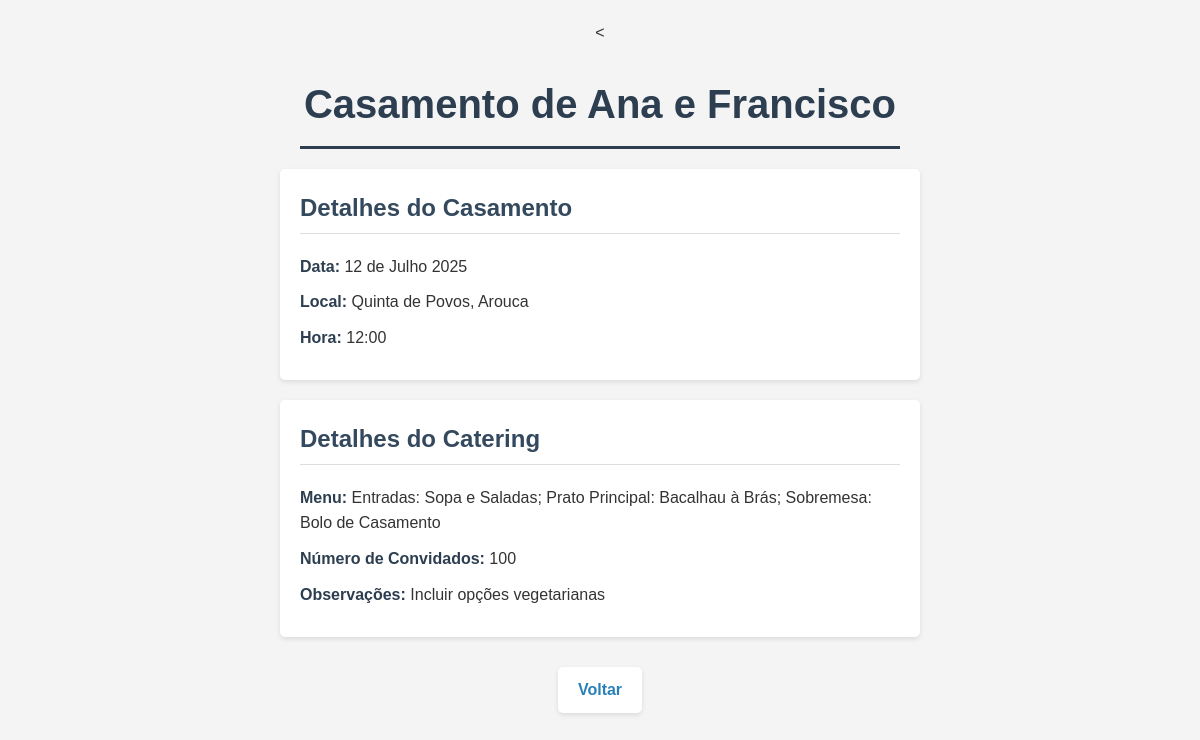
The page /casamento on the database its author committed.
### tables this page shows
CREATE TABLE casamento (
                id INTEGER PRIMARY KEY,
                data TEXT NOT NULL,
                local TEXT NOT NULL,
                hora TEXT NOT NULL
            );

CREATE TABLE catering (
                id INTEGER PRIMARY KEY,
                menu TEXT NOT NULL,
                numero_convidados INTEGER NOT NULL,
                observacoes TEXT,
                data_atualizacao TEXT NOT NULL
            );

### app.py (the view, shortened to what this page needs)
@app.route('/casamento', methods=['GET', 'POST'])
def casamento():
    casamento_info = get_casamento_details()
    catering_info = get_catering()
    if casamento_info is None or catering_info is None:
        return "Erro ao carregar detalhes do casamento ou catering.", 500
    return render_template('casamento.html', casamento=casamento_info, catering=catering_info)

### casamento.py (called while the page is built)
def get_db_connection():
    try:
        conn = sqlite3.connect(DATABASE_PATH)
        conn.row_factory = sqlite3.Row
        return conn
    except sqlite3.Error as e:
        print(f"Erro ao conectar ao banco de dados: {e}")
        raise

def get_casamento_details():
    conn = get_db_connection()
    try:
        casamento_info = conn.execute('SELECT * FROM casamento WHERE id = 1').fetchone()
        return casamento_info
    except sqlite3.Error as e:
        print(f"Erro ao buscar detalhes do casamento: {e}")
        return None
    finally:
        conn.close()

def get_catering():
    conn = get_db_connection()
    try:
        catering = conn.execute('SELECT * FROM catering WHERE id = 1').fetchone()
        return catering
    except sqlite3.Error as e:
        print(f"Erro ao buscar detalhes do catering: {e}")
        return None
    finally:
        conn.close()

### templates/casamento.html (shortened to what this page needs)
<<!DOCTYPE html>
<html lang="pt">
<head>
    <link rel="stylesheet" href="{{ url_for('static', filename='style.css') }}">
</head>
<body>
    <h1 class="casamento-title">Casamento de Ana e Francisco</h1>
    <div class="details-section">
        <h2>Detalhes do Casamento</h2>
        <p><strong>Data:</strong> {{ casamento.data }}</p>
        <p><strong>Local:</strong> {{ casamento.local }}</p>
        <p><strong>Hora:</strong> {{ casamento.hora }}</p>
    </div>
    <div class="catering-section">
        <h2>Detalhes do Catering</h2>
        {% if catering %}
        <p><strong>Menu:</strong> {{ catering.menu }}</p>
        <p><strong>Número de Convidados:</strong> {{ catering.numero_convidados }}</p>
        <p><strong>Observações:</strong> {{ catering.observacoes if catering.observacoes else 'Nenhuma observação' }}</p>
        {% else %}
        <p>Informações de catering ainda não disponíveis.</p>
        {% endif %}
    </div>
    <a href="/" class="back-link">Voltar</a>
</body>
</html>

### static/style.css (style rules this page uses)
body { font-family: 'Arial', sans-serif; background-color: #f4f4f4; color: #333; margin: 0; padding: 20px; line-height: 1.6; text-align: center; }
.action-link, .back-link { display: inline-block; margin: 10px; padding: 10px 20px; color: #2980b9; text-decoration: none; font-weight: bold; border-radius: 5px; background-color: #fff; box-shadow: 0 2px 5px rgba(0, 0, 0, 0.1); transition: background-color 0.3s; }
.casamento-title { color: #2c3e50; font-size: 2.5em; margin-bottom: 20px; padding-bottom: 10px; border-bottom: 3px solid #2c3e50; max-width: 600px; margin-left: auto; margin-right: auto; }
.details-section, .catering-section { background-color: #fff; padding: 20px; border-radius: 5px; box-shadow: 0 2px 5px rgba(0, 0, 0, 0.1); max-width: 600px; margin: 20px auto; text-align: left; }
.details-section h2, .catering-section h2 { color: #34495e; margin-top: 0; border-bottom: 1px solid #ddd; padding-bottom: 5px; }
p { margin: 10px 0; }
p strong { color: #2c3e50; }

### rows shown on the page
casamento: data "12 de Julho 2025", local "Quinta de Povos, Arouca", hora "12:00"
catering: menu "Entradas: Sopa e Saladas; Prato Principal: Bacalhau à Brás; Sobremesa: Bolo de Casamento", numero_convidados "100", observacoes "Incluir opções vegetarianas"
